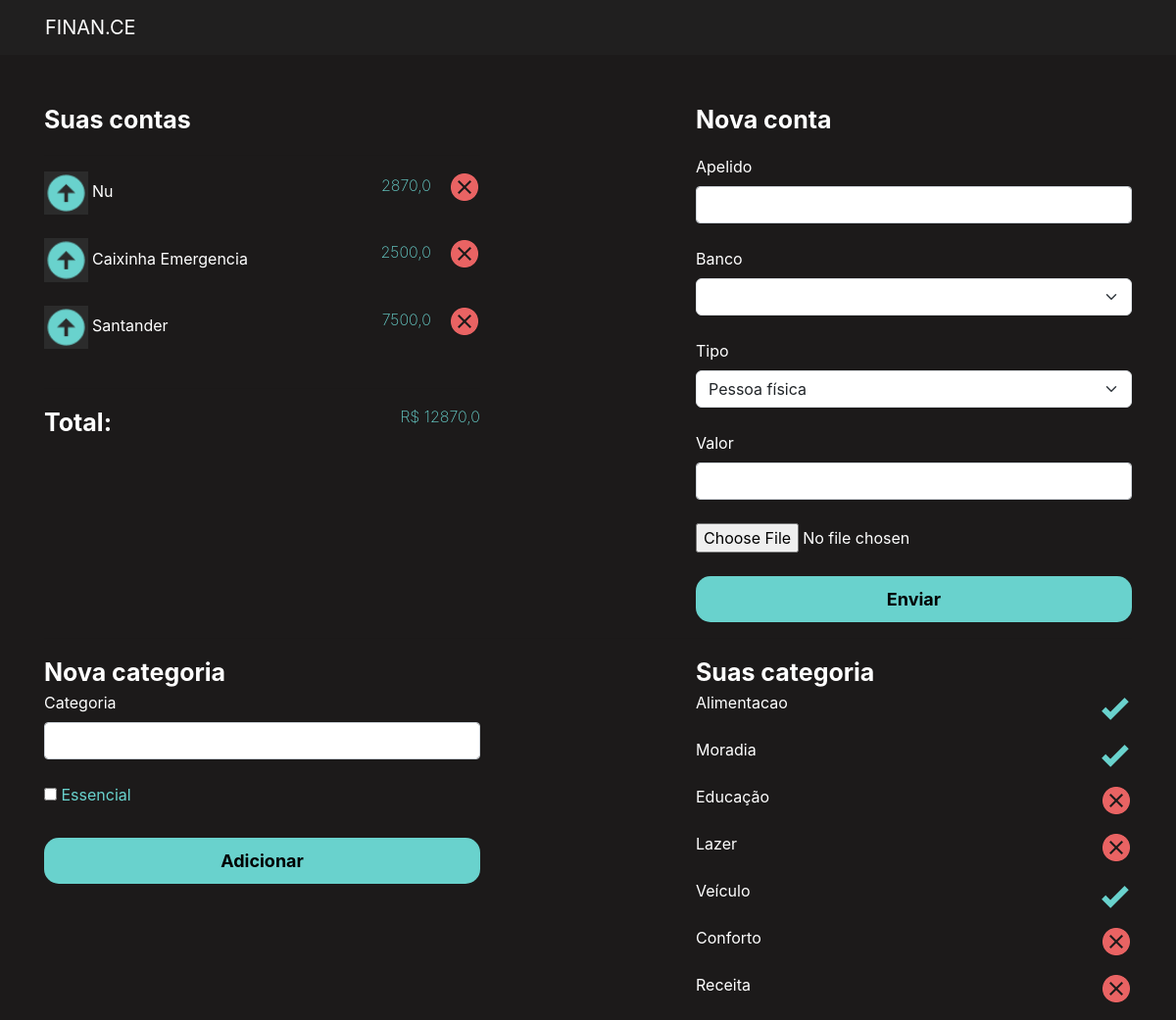
The page /perfil/gerenciar/ on the database its author committed.
### perfil/models.py (models this page shows, shortened)
class Conta(models.Model):
    banco_choices = (
        ('Nu', 'Nubank'),
        ('CE', 'Caixa Econômica'),
        ('C6', 'C6 Bank'),
        ('Inter', 'Inter'),
        ('BR', 'Bradesco'),
        ('Santander', 'Santander'),
        ('Itaú', 'Itaú'),
        ('BB', 'Banco do Brasil'),
        ('Will', 'Will Bank'),
    )
    tipo_choices = (
        ('PF', 'Pessoa física'),
        ('PJ', 'Pessoa Jurídica'),
    )
    apelido = models.CharField(max_length=50)
    banco = models.CharField(max_length=20, choices=banco_choices)
    tipo = models.CharField(max_length=2, choices=tipo_choices)
    valor = models.FloatField()
    icone = models.ImageField(upload_to="icones")

class Categoria(models.Model):
    categoria = models.CharField(max_length=50)
    essencial = models.BooleanField(default=False)
    valor_planejamento = models.FloatField(default=0)

### perfil/views.py (the view)
# urls.py: path("gerenciar/", views.gerenciar, name="gerenciar"),
def gerenciar(request):
    contas = Conta.objects.all()
    categorias = Categoria.objects.all()
    total_contas = calcula_total(contas, 'valor')
    return render(request, 'gerenciar.html', {'contas': contas, 'total_contas': total_contas, 'categorias': categorias})

### perfil/utils.py (called while the page is built)
def calcula_total(obj, campo):
    total = 0
    for i in obj:
        total += getattr(i, campo)
    return total

### perfil/templates/gerenciar.html (shortened to what this page needs)
{% extends 'bases/base.html' %}
{% load static %}
{% block 'body' %}
    <br>
    <br>
    <div class="container">
        <div class="row">
            <div class="col-md-5">
                <p class="fonte-destaque">Suas contas</p>
                <hr>
                <div class="contas">
                    {% for conta in contas %}
                        <div class="lista-contas-main">
                            <span><img width="10%" src="{{conta.icone.url}}"> {{conta.apelido}}</span>
                            <span class="total-conta positivo ">{{conta.valor}}&nbsp&nbsp&nbsp <a href="/perfil/deletar_banco/{{ conta.id }}"><img src="{% static 'perfil/img/exit.png' %}"></a>
                        </div>
                        <br>
                    {% endfor %}
                </div>
                <hr>
                <span class="fonte-destaque">Total:</span>
                <span class="positivo total-conta font-destaque">R$ {{total_contas}}</span>
            </div>
            <div class="col-md-2"></div>
            <div class="col-md-5">
                <p class="fonte-destaque">Nova conta</p>
                <form action="{% url 'cadastrar_banco' %}" method="POST" enctype="multipart/form-data">{% csrf_token %}
                    <label>Apelido</label>
                    <input type="text" name="apelido" class="form-control" placeholder="">
                    <br>
                    <label>Banco</label>
                    <select name="banco" class="form-select">
                        <option value="{{banco_choices}}">{{banco_choices}}</option>
                    </select>
                    <br>
                    <label>Tipo</label>
                    <select name="tipo" class="form-select">
                        <option value="pf">Pessoa física</option>
                    </select>
                    <br>
                    <label>Valor</label>
                    <input type="number" name="valor" class="form-control" placeholder="">
                    <br>
                    <input type="file" placeholder="Ícone" name="icone" required>
                    <br>
                    <br>
                    <input style="width: 100%" type="submit" class="botao-principal" value="Enviar">
                </form>
            </div>
        </div>
        <hr>
        <div class="row">
            <div class="col-md-5">
                <span class="fonte-destaque">Nova categoria</span>
                <form action="{% url 'cadastrar_categoria' %}" method="POST">{% csrf_token %}
                    <label>Categoria</label>
                    <input type="text" name="categoria" class="form-control">
                    <br>
                    <input type="checkbox" name="essencial" value="essencial"><label class="positivo">&nbspEssencial</label>
                    <br>
                    <br>
                    <input style="width: 100%" type="submit" class="botao-principal" value="Adicionar">
                </form>
            </div>
            <div class="col-md-2">
            </div>
            <div class="col-md-5">
                <span class="fonte-destaque">Suas categoria</span>
                <br>
                <div class="contas">
                {% for categoria in categorias %}
                    <div class="lista-contas-main">
                        <span>{{ categoria.categoria }}</span>
                        <span class="total-conta"><a href="{% url 'update_categoria' categoria.id %}"><img src="{% if categoria.essencial %}{% static 'perfil/img/check.png' %}{% else %}{% static 'perfil/img/exit.png' %}{% endif %}"></a>
                    </div>
                    <br>
                {% endfor %}
                </div>
            </div>
        </div>
    </div>
{% endblock %}

### templates/bases/base.html (shortened to what this page needs)
{% load static %}
<!doctype html>
<html lang="en">
  <head>
    <link href="https://cdn.jsdelivr.net/npm/bootstrap@5.3.0-alpha1/dist/css/bootstrap.min.css" rel="stylesheet">
    <link href="{% static 'geral/css/base.css' %}" rel="stylesheet">
    <link href="{% static 'perfil/css/home.css' %}" rel="stylesheet">
    <link href="{% static 'perfil/css/gerenciar.css' %}" rel="stylesheet">
    <link href="{% static 'extrato/css/view_extrato.css' %}" rel="stylesheet">
    <link rel="stylesheet" href="https://stackpath.bootstrapcdn.com/bootstrap/4.5.0/css/bootstrap.min.css">
  </head>
  <body>
    <nav class="navbar navbar-expand-lg navbar-dark" style="background-color: #201F1F;">
        <a class="navbar-brand" style="margin-left: 30px" href="{% url 'home' %}">FINAN.CE</a>
    </nav>
    {% block 'body' %}{% endblock %}
  </body>
</html>

### templates/static/geral/css/base.css (style rules this page uses)
body { background-color: #1C1A1A !important; color: white !important; }
:root { --main-color: #2B2B2B; --dark-color: #1C1A1A; --contrast-color: #69D2CD; --differential-color: #E96363; }

### templates/static/perfil/css/home.css (style rules this page uses)
.fonte-destaque { font-weight: bold; font-size: 25px; }
.total-conta { color: #B9F1D6; font-weight: 200; float: right; }
.botao-principal { text-decoration: none; color: black; font-weight: bold; font-size: 18px; padding: 10px; background-color: var(--contrast-color); text-align: center; border-radius: 15px; border: none; }
.positivo { color: var(--contrast-color); }

### rows shown on the page
Conta: icone (picture), apelido "Nu", valor "2870,0"
Conta: icone (picture), apelido "Caixinha Emergencia", valor "2500,0"
Conta: icone (picture), apelido "Santander", valor "7500,0"
Categoria: categoria "Alimentacao"
Categoria: categoria "Moradia"
Categoria: categoria "Educação"
Categoria: categoria "Lazer"
Categoria: categoria "Veículo"
Categoria: categoria "Conforto"
Categoria: categoria "Receita"

### other values the page prints
{{ total_contas }} "12870,0"
